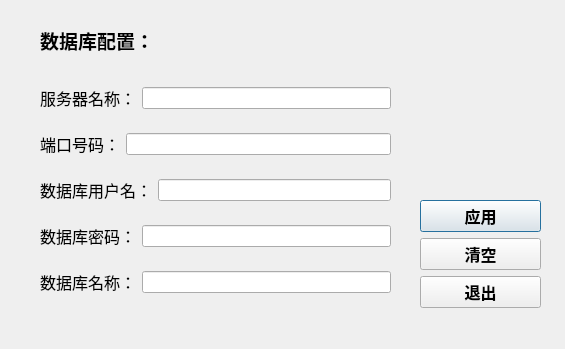
<?xml version="1.0" encoding="UTF-8"?>
<ui version="4.0">
 <class>databasesconfiguration</class>
 <widget class="QDialog" name="databasesconfiguration">
  <property name="geometry">
   <rect>
    <x>0</x>
    <y>0</y>
    <width>565</width>
    <height>349</height>
   </rect>
  </property>
  <property name="focusPolicy">
   <enum>Qt::StrongFocus</enum>
  </property>
  <property name="windowTitle">
   <string>数据库配置</string>
  </property>
  <widget class="QLabel" name="label">
   <property name="geometry">
    <rect>
     <x>40</x>
     <y>30</y>
     <width>111</width>
     <height>21</height>
    </rect>
   </property>
   <property name="font">
    <font>
     <family>宋体</family>
     <pointsize>14</pointsize>
     <weight>75</weight>
     <bold>true</bold>
    </font>
   </property>
   <property name="text">
    <string>数据库配置：</string>
   </property>
  </widget>
  <widget class="QWidget" name="verticalLayoutWidget">
   <property name="geometry">
    <rect>
     <x>40</x>
     <y>70</y>
     <width>351</width>
     <height>241</height>
    </rect>
   </property>
   <layout class="QVBoxLayout" name="verticalLayout">
    <item>
     <layout class="QHBoxLayout" name="horizontalLayout">
      <item>
       <widget class="QLabel" name="label_2">
        <property name="font">
         <font>
          <family>宋体</family>
          <pointsize>12</pointsize>
         </font>
        </property>
        <property name="text">
         <string>服务器名称：</string>
        </property>
       </widget>
      </item>
      <item>
       <widget class="QLineEdit" name="CON_ServerName"/>
      </item>
     </layout>
    </item>
    <item>
     <layout class="QHBoxLayout" name="horizontalLayout_2">
      <item>
       <widget class="QLabel" name="label_3">
        <property name="font">
         <font>
          <family>宋体</family>
          <pointsize>12</pointsize>
         </font>
        </property>
        <property name="text">
         <string>端口号码：</string>
        </property>
       </widget>
      </item>
      <item>
       <widget class="QLineEdit" name="CON_PortNumber"/>
      </item>
     </layout>
    </item>
    <item>
     <layout class="QHBoxLayout" name="horizontalLayout_3">
      <item>
       <widget class="QLabel" name="label_4">
        <property name="font">
         <font>
          <family>宋体</family>
          <pointsize>12</pointsize>
         </font>
        </property>
        <property name="text">
         <string>数据库用户名：</string>
        </property>
       </widget>
      </item>
      <item>
       <widget class="QLineEdit" name="CON_databasesUserName"/>
      </item>
     </layout>
    </item>
    <item>
     <layout class="QHBoxLayout" name="horizontalLayout_4">
      <item>
       <widget class="QLabel" name="label_5">
        <property name="font">
         <font>
          <family>宋体</family>
          <pointsize>12</pointsize>
         </font>
        </property>
        <property name="text">
         <string>数据库密码：</string>
        </property>
       </widget>
      </item>
      <item>
       <widget class="QLineEdit" name="CON_databasesUserPassword">
        <property name="echoMode">
         <enum>QLineEdit::PasswordEchoOnEdit</enum>
        </property>
       </widget>
      </item>
     </layout>
    </item>
    <item>
     <layout class="QHBoxLayout" name="horizontalLayout_5">
      <item>
       <widget class="QLabel" name="label_6">
        <property name="font">
         <font>
          <family>宋体</family>
          <pointsize>12</pointsize>
         </font>
        </property>
        <property name="text">
         <string>数据库名称：</string>
        </property>
       </widget>
      </item>
      <item>
       <widget class="QLineEdit" name="CON_databasesName"/>
      </item>
     </layout>
    </item>
   </layout>
  </widget>
  <widget class="QWidget" name="verticalLayoutWidget_2">
   <property name="geometry">
    <rect>
     <x>420</x>
     <y>200</y>
     <width>121</width>
     <height>111</height>
    </rect>
   </property>
   <layout class="QVBoxLayout" name="verticalLayout_2">
    <item>
     <widget class="QPushButton" name="CON_Apply_pushbutton">
      <property name="font">
       <font>
        <family>仿宋</family>
        <pointsize>12</pointsize>
        <weight>75</weight>
        <bold>true</bold>
       </font>
      </property>
      <property name="text">
       <string>应用</string>
      </property>
     </widget>
    </item>
    <item>
     <widget class="QPushButton" name="CON_Clear_pushbutton">
      <property name="font">
       <font>
        <family>仿宋</family>
        <pointsize>12</pointsize>
        <weight>75</weight>
        <bold>true</bold>
       </font>
      </property>
      <property name="text">
       <string>清空</string>
      </property>
     </widget>
    </item>
    <item>
     <widget class="QPushButton" name="CON_Quit_pushbutton">
      <property name="font">
       <font>
        <family>仿宋</family>
        <pointsize>12</pointsize>
        <weight>75</weight>
        <bold>true</bold>
       </font>
      </property>
      <property name="text">
       <string>退出</string>
      </property>
     </widget>
    </item>
   </layout>
  </widget>
 </widget>
 <resources/>
 <connections/>
</ui>
